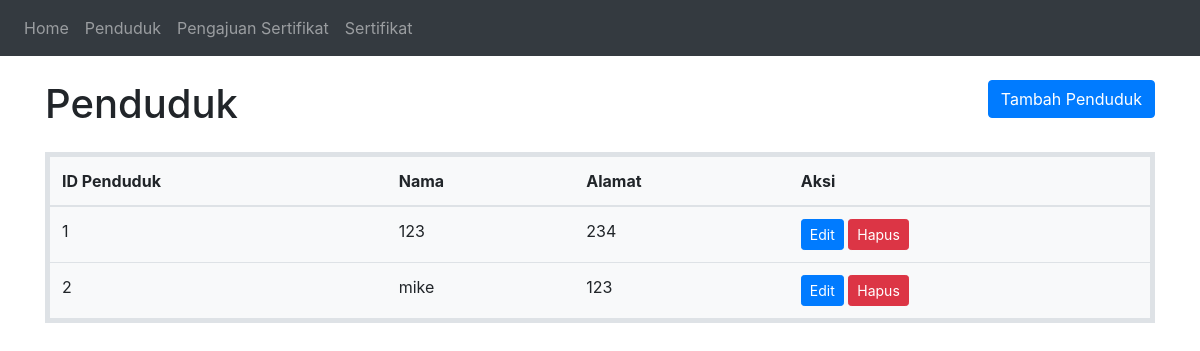
The page /penduduk on the database its author committed.
### app.py (models this page shows, shortened)
class Penduduk(Base):
    __tablename__ = 'penduduk'
    id_penduduk = Column(Integer, primary_key=True, nullable=False)
    nama = Column(String(100), nullable=False)
    alamat = Column(String(200), nullable=False)
    pengajuan_sertifikat = relationship('PengajuanSertifikat', backref='penduduk')

### app.py (the view, shortened to what this page needs)
@app.route('/penduduk', methods=['GET', 'POST'])
def handle_penduduk():
    with Session(engine) as session:
        if request.method == 'GET':
            penduduk = session.query(Penduduk).all()
            return render_template('penduduk.html', penduduk=penduduk)

### templates/penduduk.html (shortened to what this page needs)
<!DOCTYPE html>
<html lang="en">
<head>
    <link rel="stylesheet" href="https://maxcdn.bootstrapcdn.com/bootstrap/4.5.2/css/bootstrap.min.css">
</head>
<body>
    <nav class="navbar navbar-expand-sm bg-dark navbar-dark">
        <ul class="navbar-nav">
            <li class="nav-item">
                <a class="nav-link" href="/">Home</a>
            </li>
            <li class="nav-item">
                <a class="nav-link" href="/penduduk">Penduduk</a>
            </li>
            <li class="nav-item">
                <a class="nav-link" href="/pengajuan_sertifikat">Pengajuan Sertifikat</a>
            </li>
            <li class="nav-item">
                <a class="nav-link" href="/sertifikat">Sertifikat</a>
            </li>
        </ul>
    </nav>
    <div class="container mt-4">
        <div class="row mb-3">
            <div class="col-sm-6">
                <h1>Penduduk</h1>
            </div>
            <div class="col-sm-6 text-right">
                <button class="btn btn-primary" data-toggle="modal" data-target="#pendudukModal">Tambah Penduduk</button>
            </div>
        </div>
        <table class="table data-table">
            <thead>
                <tr>
                    <th>ID Penduduk</th>
                    <th>Nama</th>
                    <th>Alamat</th>
                    <th>Aksi</th>
                </tr>
            </thead>
            <tbody>
                {% for p in penduduk %}
                <tr>
                    <td>{{ p.id_penduduk }}</td>
                    <td>{{ p.nama }}</td>
                    <td>{{ p.alamat }}</td>
                    <td>
                        <button class="btn btn-primary btn-sm editPenduduk" data-id="{{ p.id_penduduk }}">Edit</button>
                        <button class="btn btn-danger btn-sm deletePenduduk" data-id="{{ p.id_penduduk }}">Hapus</button>
                    </td>
                </tr>
                {% endfor %}
            </tbody>
        </table>
    </div>
</body>
</html>

### templates/penduduk.html (style rules this page uses)
.data-table { border: 5px solid #dee2e6; border-radius: 5px; background-color: #f8f9fa; margin-bottom: 20px; }

### rows shown on the page
Penduduk: id_penduduk "1", nama "123", alamat "234"
Penduduk: id_penduduk "2", nama "mike", alamat "123"
